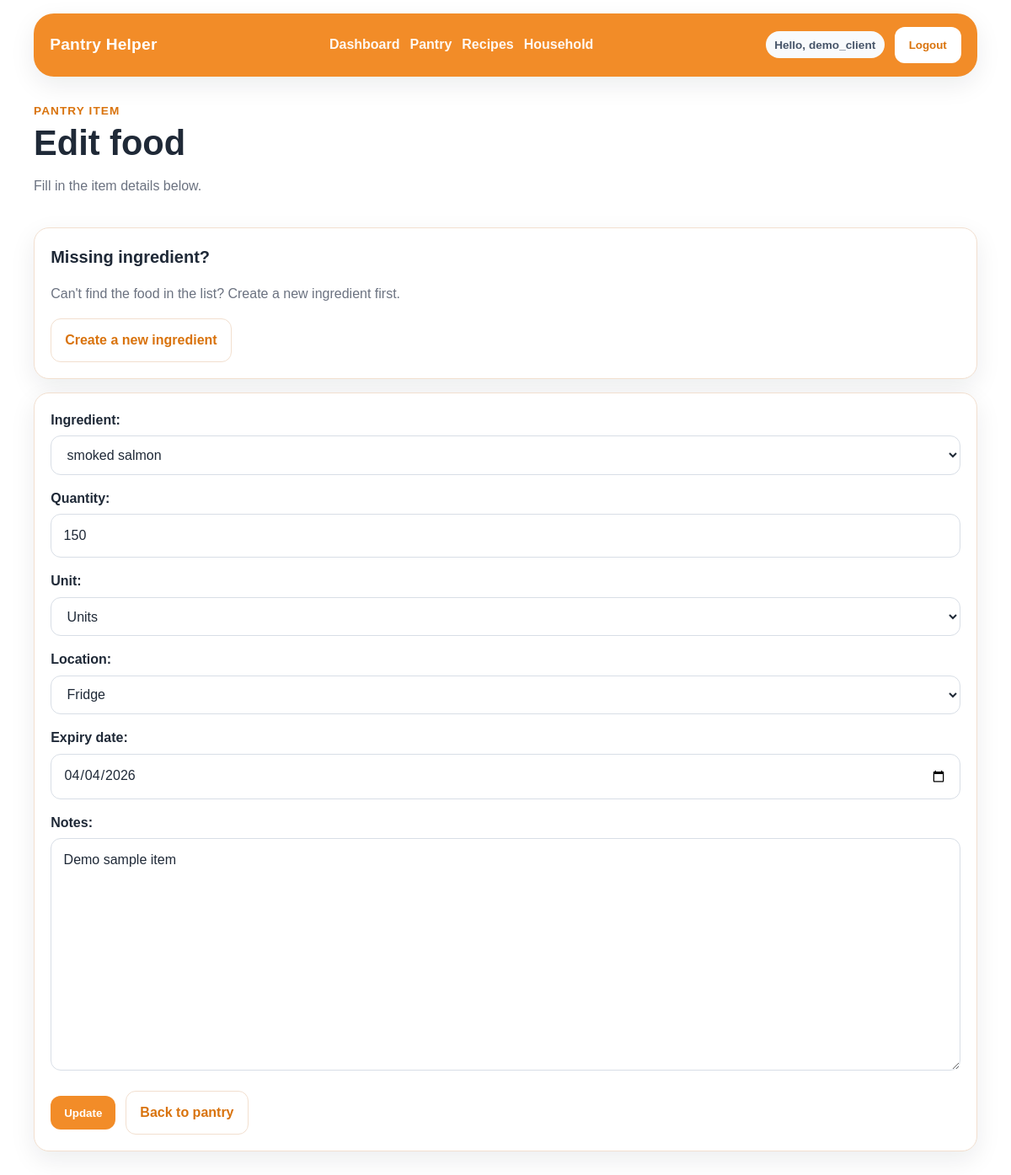
Before: /foods/5/edit/ (signed in) with the older database file.
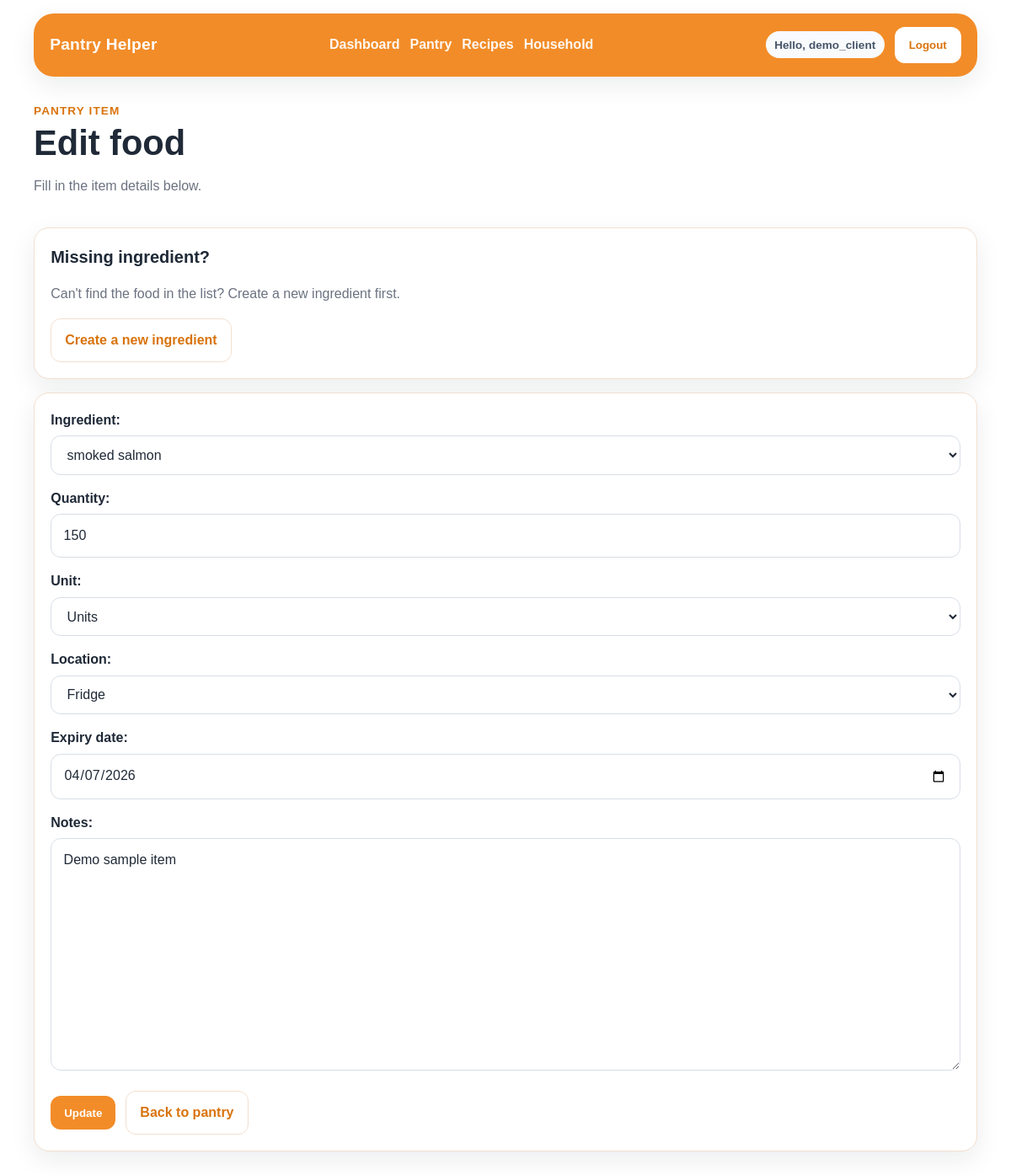
After: the same page with the newer database file.
### app/models.py (models this page shows, shortened)
class Food(models.Model):
    LOCATION_CHOICES = [
        ('FRIDGE', 'Fridge'),
        ('FREEZER', 'Freezer'),
        ('PANTRY', 'Pantry'),
    ]
    household = models.ForeignKey(
        Household,
        on_delete=models.CASCADE,
        related_name='foods'
    )
    ingredient = models.ForeignKey(
        Ingredient,
        on_delete=models.CASCADE,
        related_name='foods'
    )
    quantity = models.IntegerField(default=0)
    unit = models.CharField(
        max_length=20,
        choices=Unit.choices,
        default=Unit.UNITS,
    )
    location = models.CharField(
        max_length=20,
        choices=LOCATION_CHOICES,
        default='PANTRY')
    expiry_date = models.DateField(null=True, blank=True)
    notes = models.TextField(blank=True)
    added_by = models.ForeignKey(
        User,
        on_delete=models.SET_NULL,
        null=True,
        blank=True,
        related_name='added_foods'
    )
    class Meta:
        ordering = ['expiry_date', 'ingredient__name']
        permissions = [
            ('mark_food_consumed', 'Can mark a food item as consumed'),
            ('mark_food_wasted', 'Can mark a food item as wasted'),
        ]

### app/views.py (the view)
# urls.py: path('foods/<int:pk>/edit/', views.food_edit, name='food_edit'),
@login_required
@permission_required('app.change_food', raise_exception=True)
def food_edit(request, pk):
    membership = get_membership(request.user)
    if membership is None:
        return redirect('app:dashboard')
    role = get_user_role(request.user)
    food = get_object_or_404(Food, pk=pk, household=membership.household)
    if request.method == 'POST':
        form = FoodForm(request.POST, instance=food)
        if form.is_valid():
            updated_food = form.save(commit=False)
            updated_food.household = membership.household
            updated_food.save()
            return redirect('app:food_list')
    else:
        form = FoodForm(instance=food)
    return render(request, 'app/food/foodform.html', {
        'form': form,
        'role': role,
        'page_title': 'Edit food',
        'submit_label': 'Update',
        'add_ingredient_url': reverse('app:ingredient_new'),
    })

### app/forms.py (shortened to what this page needs)
class FoodForm(forms.ModelForm):
    class Meta:
        model = Food
        fields = ['ingredient', 'quantity', 'unit', 'location', 'expiry_date', 'notes']
        widgets = {
            'expiry_date': forms.DateInput(attrs={'type': 'date'}),
            'unit': forms.Select(choices=Unit.choices),
        }
    def __init__(self, *args, **kwargs):
        super().__init__(*args, **kwargs)
        self.fields['ingredient'].queryset = Ingredient.objects.select_related('category').order_by('name')
        self.fields['ingredient'].empty_label = 'Select an ingredient'
        self.fields['unit'].choices = Unit.choices

### app/models.py (called while the page is built)
    def __str__(self):
        return self.name

### app/utils.py (called while the page is built)
def get_user_role(user):
    if not user.is_authenticated:
        return None
    group = user.groups.filter(name__in=ROLE_GROUPS).first()
    return group.name if group else None

def get_membership(user):
    return getattr(user, 'household_member', None)

### app/templates/app/food/foodform.html (shortened to what this page needs)
{% extends "base.html" %}
{% block content %}
<div class="page-header">
    <div>
        <span class="eyebrow">Pantry item</span>
        <h1>{{ page_title }}</h1>
        <p class="page-subtitle">Fill in the item details below.</p>
    </div>
</div>
{% if add_ingredient_url %}
    <div class="card">
        <h2>Missing ingredient?</h2>
        <p class="helper-text">Can't find the food in the list? Create a new ingredient first.</p>
        <div class="page-actions">
            <a href="{{ add_ingredient_url }}" class="btn btn-secondary">Create a new ingredient</a>
        </div>
    </div>
{% endif %}
<form method="post" class="card form-card">
    {{ form.as_p }}
    <div class="page-actions">
        <button type="submit" class="btn">{{ submit_label }}</button>
        <a href="{% url 'app:food_list' %}" class="btn btn-secondary">Back to pantry</a>
    </div>
</form>
{% endblock %}

Changed rows visible on the page:
changed Food "smoked salmon": expiry_date "04/04/2026" → "04/07/2026"
